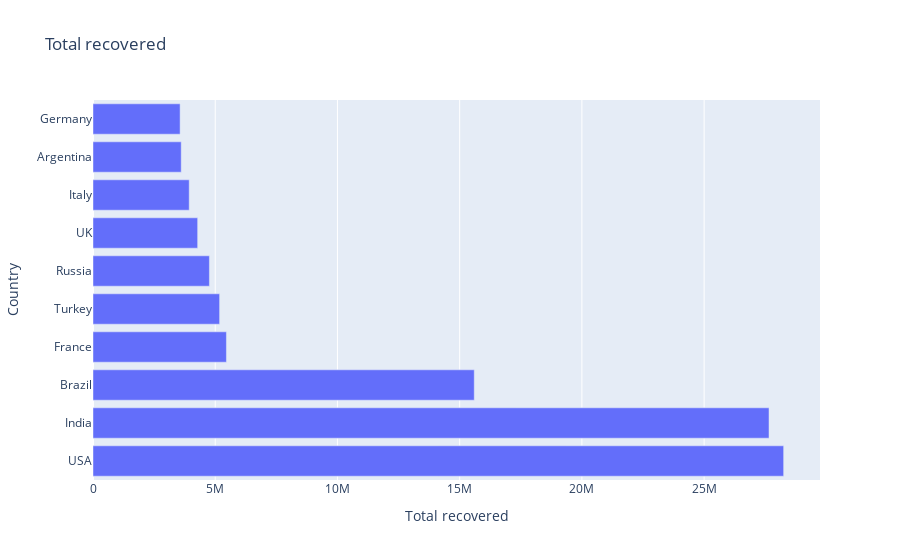

Source (notebook cell):
### Code cell
#total recovered
import plotly.express as px
import pandas as pd
df = pd.read_csv('covid_data.csv')
fig = px.bar(df, x="Total recovered", y="Country", orientation='h',title="Total recovered")
fig.show()

### Figure 1 — Plotly figure (JSON) as saved in the notebook; plotly's stock layout.template omitted (floating-point values rounded to 4 significant figures)
{"data": [{"alignmentgroup": "True", "hoverlabel": {"namelength": 0}, "hovertemplate": "Total recovered=%{x}<br>Country=%{y}", "legendgroup": "", "marker": {"color": "#636efa"}, "name": "", "offsetgroup": "", "orientation": "h", "showlegend": false, "textposition": "auto", "type": "bar", "x": ["28,254,091", "27,655,493", "15,596,816", "5,458,349", "5,179,833", "4,761,899", "4,281,627", "3,936,088", "3,608,895", "3,563,800"], "xaxis": "x", "y": ["USA", "India", "Brazil", "France", "Turkey", "Russia", "UK", "Italy", "Argentina", "Germany"], "yaxis": "y"}], "layout": {"barmode": "relative", "legend": {"tracegroupgap": 0}, "title": {"text": "Total recovered"}, "xaxis": {"anchor": "y", "domain": [0, 1], "title": {"text": "Total recovered"}}, "yaxis": {"anchor": "x", "domain": [0, 1], "title": {"text": "Country"}}}}
